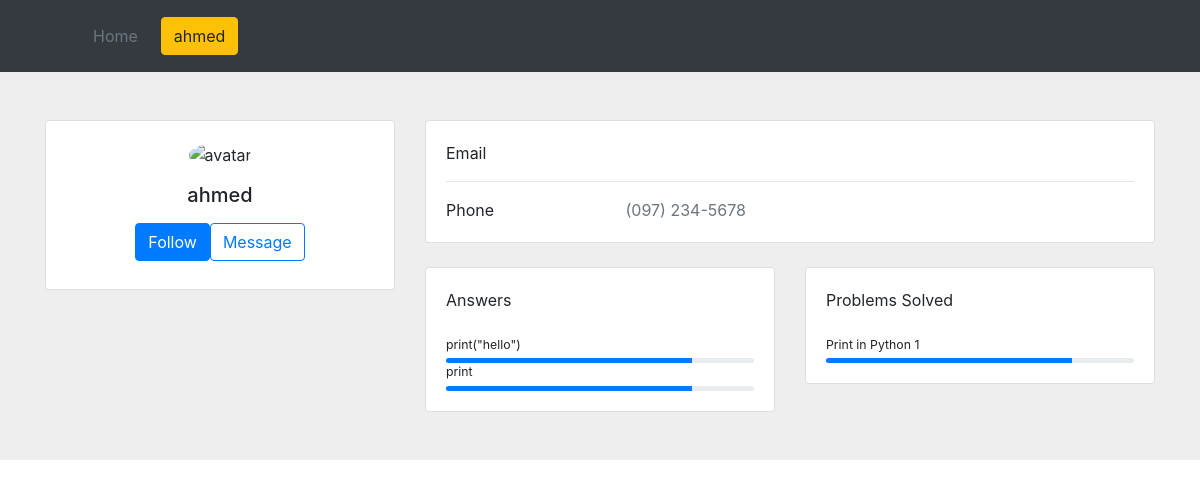
Screenshot of /coder/ (signed in) with the database file from the repository.
### home/models.py (models this page shows)
class Answer(models.Model):
    answer = models.CharField(max_length=500)
    video_link = models.CharField(max_length=500, null=True, blank=True)
    id = models.AutoField(primary_key=True)
    problem = models.ForeignKey('Problem', on_delete=models.CASCADE, related_name='problem')
    user = models.ForeignKey('UserProfile', on_delete=models.CASCADE, related_name='answerer')
    def __str__(self):
        return self.answer

class Problem(models.Model):
    title = models.CharField(max_length=50)
    description = models.CharField(max_length=500)
    id = models.AutoField(primary_key=True)
    difficulty = models.IntegerField()
    category = models.CharField(max_length=50)
    answers = models.ManyToManyField('Answer', related_name='answers', blank=True)
    teacher = models.ManyToManyField('Teacher', related_name='teacher', blank=True)
    comments = models.ManyToManyField('Comment',related_name='comments', blank=True)
    answer = models.ForeignKey('Answer', on_delete=models.CASCADE, null=True, blank=True, related_name='official_answer')
    def __str__(self):
        return self.title + " " + str(self.id)

### coderprofile/views.py (the view)
# urls.py: path('',views.my_profile, name='my_profile'),
def my_profile(request):
    if request.user.is_authenticated:
        return user_profile(request, request.user.username)
    else:
        return redirect('login')

### coderprofile/views.py (called while the page is built)
def user_profile(request, username):
    if request.user.is_authenticated:
        try:
            req_user = User.objects.get(username=username)
            req_profile = UserProfile.objects.get(user=req_user)
        except:
            req_user = None
            req_profile = None
        if req_user is None:
            return render(request,'coderprofile/profilepage.html', context={
                "user": None,
                'profile': None
            })
        else:
            return render(request,'coderprofile/profilepage.html', context={
                "user": req_user,
                'profile': req_profile
            })
    else:
        return redirect('login')

### coderprofile/templates/coderprofile/profilepage.html (shortened to what this page needs)
{%extends 'home/temp.html'%}
{% block content%}
<section style="background-color: #eee;">
    <div class="container py-5">
      <div class="row">
        <div class="col-lg-4">
          <div class="card mb-4">
            <div class="card-body text-center">
              <img src="https://mdbcdn.b-cdn.net/img/Photos/new-templates/bootstrap-chat/ava3.webp" alt="avatar"
                class="rounded-circle img-fluid" style="width: 150px;">
              <h5 class="my-3">{{user.username}}</h5>
              <div class="d-flex justify-content-center mb-2">
                <button type="button" class="btn btn-primary">Follow</button>
                <button type="button" class="btn btn-outline-primary ms-1">Message</button>
              </div>
            </div>
          </div>
        </div>
        <div class="col-lg-8">
          <div class="card mb-4">
            <div class="card-body">
              <div class="row">
                <div class="col-sm-3">
                  <p class="mb-0">Email</p>
                </div>
                <div class="col-sm-9">
                </div>
              </div>
              <hr>
              <div class="row">
                <div class="col-sm-3">
                  <p class="mb-0">Phone</p>
                </div>
                <div class="col-sm-9">
                  <p class="text-muted mb-0">(097) 234-5678</p>
                </div>
              </div>
            </div>
          </div>
          <div class="row">
            <div class="col-md-6">
              <div class="card mb-4 mb-md-0">
                <div class="card-body">
                  <p class="mb-4"> Answers
                  </p>
                    {% for p in profile.answers.all %}
                    <p class="mb-1" style="font-size: .77rem;">{{p}}</p>
                    <div class="progress rounded" style="height: 5px;">
                      <div class="progress-bar" role="progressbar" style="width: 80%" aria-valuenow="80"
                        aria-valuemin="0" aria-valuemax="100"></div>
                    </div>
                    {%endfor%}
                </div>
              </div>
            </div>
            <div class="col-md-6">
              <div class="card mb-4 mb-md-0">
                <div class="card-body">
                  <p class="mb-4"> Problems Solved
                  </p>
                  {% for p in profile.problems_solved.all %}
                    <p class="mb-1" style="font-size: .77rem;">{{p}}</p>
                    <div class="progress rounded" style="height: 5px;">
                        <div class="progress-bar" role="progressbar" style="width: 80%" aria-valuenow="80"
                        aria-valuemin="0" aria-valuemax="100"></div>
                    </div>
                    {%endfor%}
                </div>
              </div>
            </div>
          </div>
        </div>
      </div>
    </div>
  </section>
{% endblock %}

### home/templates/home/temp.html (shortened to what this page needs)
<!DOCTYPE html>
<html>
  <head>
    <link rel="stylesheet" href="https://cdn.jsdelivr.net/npm/bootstrap@4.5.3/dist/css/bootstrap.min.css">
  </head>
 <body>
  <header class="p-3 bg-dark text-white">
    <div class="container">
      <div class="d-flex flex-wrap align-items-center justify-content-center justify-content-lg-start">
        <a href="/" class="d-flex align-items-center mb-2 mb-lg-0 text-white text-decoration-none">
          <svg class="bi me-2" width="40" height="32" role="img" aria-label="Bootstrap"><use xlink:href="#bootstrap"/></svg>
        </a>
        <ul class="nav col-12 col-lg-auto me-lg-auto mb-2 justify-content-center mb-md-0">
          <li><a href="{%url 'index'%}" class="nav-link px-2 text-secondary">Home</a></li>
        </ul>
        <div class="text-end">
          {% if not request.user.is_authenticated%}
            <button type="button" class="btn btn-outline-light me-2" onclick = "window.location.replace('{%url 'login'%}');">Login</button>
            <button type="button" class="btn btn-warning" onclick = "window.location.replace('{%url 'register'%}');">Sign-up</button>
          {% else %}
            <button type="button" class="btn btn-warning" onclick = "window.location.replace('{%url 'user_profile' request.user.username%}');">{{request.user.username}}</button>
          {% endif %}
        </div>
      </div>
    </div>
  </header>
    {% block content %}
    {% endblock %}
  </body>
</html>

### rows the page displays
Answer: answer "print(\"hello\")"
Answer: answer "print"
Problem: title+id "Print in Python 1"

### other values shown
{{ request.user.username }} "ahmed"
{{ user.username }} "ahmed"
